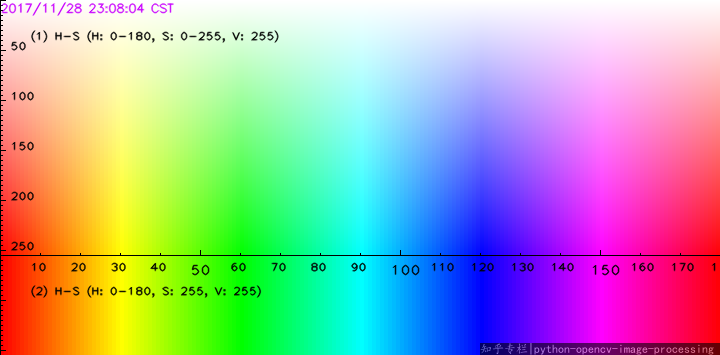
//> input picture ColourSpectrum.png, 720 x 355 px
$ ./calcBackProject_Demo1 ../ColourSpectrum.png   (built with g++ and OpenCV 4)
//> lines starting //> are read from the running program, lines starting //| are printed output that depends on the picture
/**
 * @file BackProject_Demo1.cpp
 * @brief Sample code for backproject function usage
 * @author OpenCV team
 */

#include "opencv2/imgproc.hpp"
#include "opencv2/imgcodecs.hpp"
#include "opencv2/highgui.hpp"

#include <iostream>

using namespace cv;
using namespace std;

/// Global Variables
Mat hue;
int bins = 25;

/// Function Headers
void Hist_and_Backproj(int, void* );

/**
 * @function main
 */
int main( int argc, char* argv[] )
{
    //! [Read the image]
    CommandLineParser parser( argc, argv, "{@input |  | input image}" );
    Mat src = imread( parser.get<String>( "@input" ) );
//> src is the input picture: 355 rows x 720 cols, CV_8UC3; mean B, G, R 170.7, 171.1, 169.8
    if( src.empty() )
    {
        cout << "Could not open or find the image!\n" << endl;
        cout << "Usage: " << argv[0] << " <Input image>" << endl;
        return -1;
    }
    //! [Read the image]

    //! [Transform it to HSV]
    Mat hsv;
    cvtColor( src, hsv, COLOR_BGR2HSV );
//> hsv: 355 rows x 720 cols, CV_8UC3; mean H, S, V 89.4, 162.1, 249.9
    //! [Transform it to HSV]

    //! [Use only the Hue value]
    hue.create(hsv.size(), hsv.depth());
    int ch[] = { 0, 0 };
    mixChannels( &hsv, 1, &hue, 1, ch, 1 );
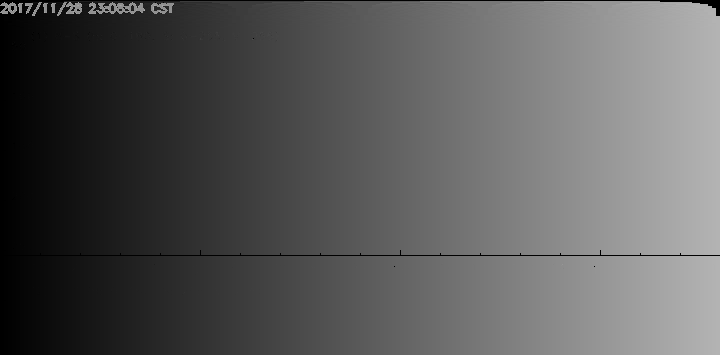
//> hue: 355 rows x 720 cols, CV_8UC1; min 0, max 179, mean 89.4
    //! [Use only the Hue value]

    //! [Create Trackbar to enter the number of bins]
    const char* window_image = "Source image";
    namedWindow( window_image );
    createTrackbar("* Hue  bins: ", window_image, &bins, 180, Hist_and_Backproj );
    Hist_and_Backproj(0, 0);
    //! [Create Trackbar to enter the number of bins]

    //! [Show the image]
    imshow( window_image, src );
    // Wait until user exits the program
    waitKey();
    //! [Show the image]

    return 0;
}

/**
 * @function Hist_and_Backproj
 * @brief Callback to Trackbar
 */
void Hist_and_Backproj(int, void* )
{
    //! [initialize]
    int histSize = MAX( bins, 2 );
    float hue_range[] = { 0, 180 };
    const float* ranges = { hue_range };
    //! [initialize]

    //! [Get the Histogram and normalize it]
    Mat hist;
    calcHist( &hue, 1, 0, Mat(), hist, 1, &histSize, &ranges, true, false );
//> hist = 25 values, max 12772 at index 0, min 9590 at index 3, mean 10224
    normalize( hist, hist, 0, 255, NORM_MINMAX, -1, Mat() );
//> hist = 25 values, max 255 at index 0, min 0 at index 3, mean 50.81
    //! [Get the Histogram and normalize it]

    //! [Get Backprojection]
    Mat backproj;
    calcBackProject( &hue, 1, 0, hist, backproj, &ranges, 1, true );
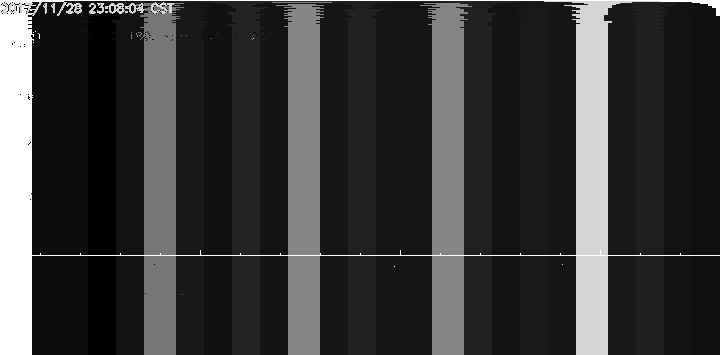
//> backproj: 355 rows x 720 cols, CV_8UC1; min 0, max 255, mean 55.9
    //! [Get Backprojection]

    //! [Draw the backproj]
    imshow( "BackProj", backproj );
    //! [Draw the backproj]

    //! [Draw the histogram]
    int w = 400, h = 400;
    int bin_w = cvRound( (double) w / histSize );
    Mat histImg = Mat::zeros( h, w, CV_8UC3 );

    for (int i = 0; i < bins; i++)
    {
        rectangle( histImg, Point( i*bin_w, h ), Point( (i+1)*bin_w, h - cvRound( hist.at<float>(i)*h/255.0 ) ),
                   Scalar( 0, 0, 255 ), FILLED );
    }
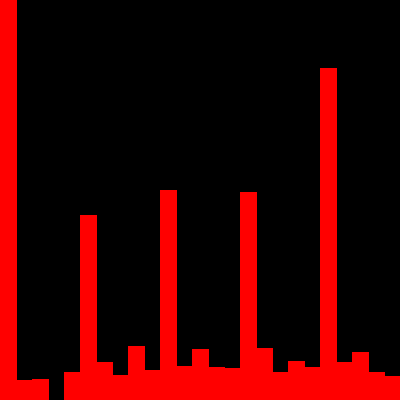
//> histImg: 400 rows x 400 cols, CV_8UC3; mean B, G, R 0, 0, 52.8

    imshow( "Histogram", histImg );
    //! [Draw the histogram]
}
